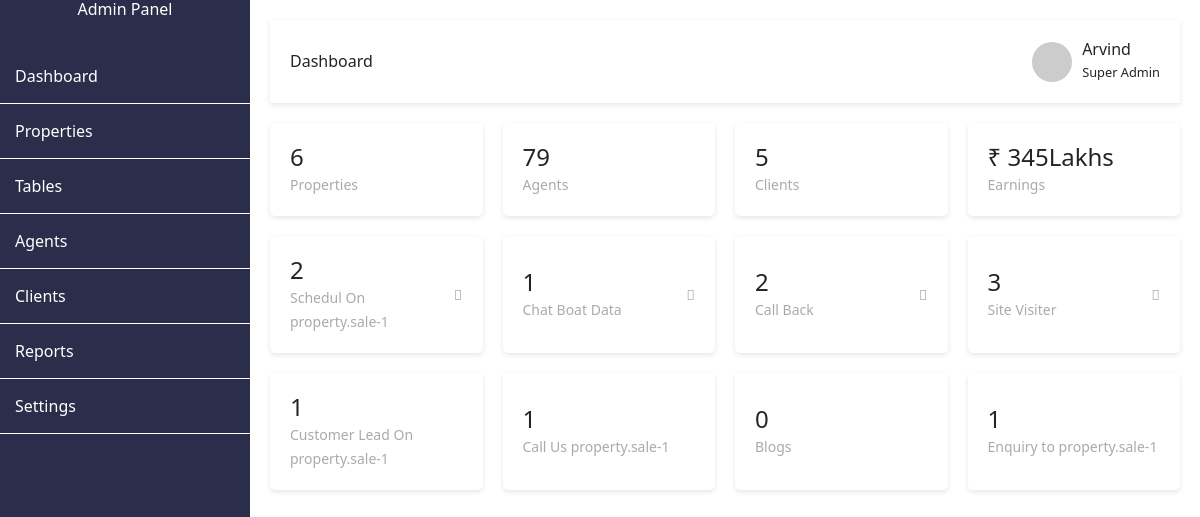
The app's page /administrator/dashboard/ (signed in) with its own data.
### myapp/models.py (models this page shows, shortened)
class schedulOn(models.Model):
    firstName =models.CharField(max_length=50,default='')
    lastName =models.CharField(max_length=50,default='')
    email =models.CharField(max_length=50,default='')
    country =models.CharField(max_length=50,default='')
    mobile =models.CharField(max_length=50,default='')
    schedule_data=models.CharField(max_length=30,default='')
    schedule_time=models.CharField(max_length=15,default='')
    projectName =models.CharField(max_length=50,default='')
    created_at=models.DateTimeField(auto_now=True,null=True)

class projectCallus(models.Model):
    name=models.CharField(max_length=50,blank=True,null=True)
    countryName=models.CharField(max_length=50,blank=True,null=True)
    countryCode=models.CharField(max_length=10,blank=True,null=True)
    city=models.CharField(max_length=50,blank=True,null=True)
    mobile=models.BigIntegerField(blank=True,null=True)
    projectName=models.CharField(max_length=200,blank=True,null=True)
    created_at=models.DateTimeField(auto_now=True,blank=True,null=True)

class projectEnquary(models.Model):
    firstName =models.CharField(max_length=50,default='')
    lastName =models.CharField(max_length=50,default='')
    email =models.CharField(max_length=50,default='')
    country =models.CharField(max_length=50,default='')
    cityName =models.CharField(max_length=50,default='')
    mobile =models.CharField(max_length=50,default='')
    projectName =models.CharField(max_length=50,default='')
    created_at=models.DateTimeField(auto_now=True,null=True)

### api/models.py (models this page shows, shortened)
class Project(models.Model):
    PROP_CHOICES = [
        ('Commercial', 'Commercial'),
        ('Residential', 'Residential'),
    ]
    PROP_STATUS=[
        ("Upcoming","Upcoming"),
        ("Pending","Pending"),
        ("New Launches","New Launches"),
        ("Other","Other")
    ]
    name = models.CharField(max_length=100)
    description = models.TextField(default="NA",null=True)
    picture = models.FileField(upload_to="projects/pictures/", blank=True, null=True)
    view = models.BigIntegerField(default=0)
    is_verified = models.BooleanField(default=False)
    is_for_rent = models.BooleanField(default=False)
    title = models.TextField(default="NA",null=True)
    location = models.ForeignKey(Location, related_name="location", on_delete=models.CASCADE)
    sub_area = models.CharField(max_length=50)
    property_type = models.CharField(max_length=100, choices=PROP_CHOICES, default='Commercial')
    category = models.CharField(max_length=50)
    sub_category = models.CharField(max_length=50)
    website = models.CharField(max_length=100)
    amenities = models.TextField(default="NA",null=True)
    nearby = models.TextField(default="NA",null=True)
    expiration_date = models.DateTimeField(null=True, blank=True)
    construction_status = models.BooleanField(default=False)
    status = models.CharField(max_length=50,choices=PROP_STATUS,default="Complete")
    furnished = models.TextField(default="NA",null=True)
    security_deposit = models.BigIntegerField(default=0)
    rent_property = models.TextField(default="NA",null=True)
    rent_escalation_period = models.TextField(default="NA",null=True)
    rent_priority_comment = models.TextField(default="NA",null=True)
    size = models.BigIntegerField(default=0)
    carpet_area = models.BigIntegerField(default=0)
    type = models.TextField(default="NA",null=True)
    builder = models.TextField(default="NA",null=True)
    floor = models.IntegerField(default=0)
    total_floor = models.IntegerField(default=0)
    facing = models.TextField(default="NA",null=True)
    possession_type = models.TextField(default="NA",null=True)
    is_rented = models.BooleanField(default=False)
    rent = models.CharField(max_length=50, default="NA",null=True)
    cost = models.BigIntegerField(default=0)
    extra_charge = models.BigIntegerField(default=0)
    lease_time = models.CharField(max_length=20, default="NA",null=True)
    lease_completed = models.BooleanField(default=False)
    lease_balance = models.BigIntegerField(default=0)
    rent_escalation = models.TextField(default="NA",null=True)
    rent_to = models.CharField(max_length=50, default="NA",null=True)
    maintenance = models.CharField(max_length=50, default="NA",null=True)
    registry = models.CharField(max_length=100, default="NA",null=True)
    transfer_charge = models.BigIntegerField(default=0)
    gst = models.BigIntegerField(default=0)
    profit_sharing = models.BigIntegerField(default=0)
    roi = models.TextField(default="NA",null=True)
    profile_pic = models.ImageField(upload_to="projects/profile_pic/", blank=True, null=True)
    shop_for = models.TextField(default="NA",null=True)
    posted_by = models.TextField(default="NA",null=True)
    possession_status = models.BooleanField(default=False)
    possession_date = models.DateTimeField(null=True, blank=True)
    is_corner_plot = models.BooleanField(default=False)
    hidden_notes = models.FileField(upload_to="projects/hidden_notes", blank=True, null=True)
    lock_in = models.TextField(default="NA",null=True)
    power_breakup_rate = models.CharField(max_length=50, default="NA",null=True)
    road_size = models.CharField(max_length=100, default="NA")
    publisher = models.ForeignKey(Publisher, related_name='publisher', on_delete=models.CASCADE)
    meta_desc = models.TextField(default="NA",null=True)
    meta_key = models.CharField(max_length=200, default="NA",null=True)
    is_distress = models.BooleanField(default=False)
    reason_distress = models.CharField(max_length=100, default="NA",null=True)
    cost_distress = models.CharField(max_length=50, default="NA",null=True)
    recommended = models.BooleanField(default=False)
    plot_size = models.CharField(max_length=50, default="NA",null=True)
    construction_age = models.CharField(max_length=200, default="NA",null=True)
    code = models.CharField(max_length=50, default="NA",null=True)
    listing_date = models.DateTimeField(null=True, blank=True)
    slug = models.SlugField(max_length=200, default="NA",null=True)

### myapp/views.py (the view)
# urls.py: path('administrator/dashboard/', views.administrator_dashboard, name='administrator_dashboard'),
@login_required
def administrator_dashboard(request):
    full_url = request.build_absolute_uri()
    last_url_word = full_url.rstrip('/').split('/')[-1]
    project_field_names = [field.name for field in Project._meta.get_fields() if not field.many_to_one]
    projects_data = Project.objects.all().values(*project_field_names)
    projects_df=pd.DataFrame(list(projects_data))
    schedulOn_field_names = [field.name for field in schedulOn._meta.get_fields() if not field.many_to_one]
    schedulOn_data = schedulOn.objects.all().values(*schedulOn_field_names)
    schedulOn_df = pd.DataFrame(list(schedulOn_data))
    schedulOn_group_df = schedulOn_df.groupby('projectName').size().reset_index(name='Count')
    customerLead_field_name=[field.name for field in customerLead._meta.get_fields() if not field.many_to_one]
    customerLead_data=customerLead.objects.all().values(*customerLead_field_name)
    customerLead_df=pd.DataFrame(list(customerLead_data))
    customerLead_group_df = customerLead_df.groupby('project').size().reset_index(name='Counts')
    customerLead_group_df['project'] = customerLead_group_df['project'].astype(int)
    customerLead_group_df = pd.merge(customerLead_group_df[["project", "Counts"]], projects_df[['id', 'name']], left_on='project', right_on='id', how='left')
    customerLead_group_df['project'] = customerLead_group_df['name']
    customerLead_group_df.drop(columns=['name', 'id'], inplace=True)
    projectCallus_field_names = [field.name for field in projectCallus._meta.get_fields() if not field.many_to_one]
    projectCallus_data=projectCallus.objects.all().values(*projectCallus_field_names)
    projectCallus_df=pd.DataFrame(list(projectCallus_data))
    projectCallus_group_df = projectCallus_df.groupby('projectName').count().reset_index()
    projectCallus_group_df = projectCallus_df.groupby('projectName').size().reset_index(name='Count')
    projectEnquary_field_name=[field.name for field in projectEnquary._meta.get_fields() if not field.many_to_one]
    projectEnquary_data=projectEnquary.objects.all().values(*projectEnquary_field_name)
    projectEnquary_df=pd.DataFrame(list(projectEnquary_data))
    projectEnquary_group_df=projectEnquary_df.groupby("projectName").size().reset_index()
    context={
        "last_url_word":last_url_word,
        "property_count":projects_df["id"].count(),
        "cust_count":customer.objects.all().count(),
        "earning":projectTable.objects.aggregate(total_price=Sum('price'))['total_price'],
        "schedulOn_group_df":schedulOn_group_df,
        "chatboatData_count":chatboatData.objects.all().count(),
        "Callback_count":Callback.objects.all().count(),
        "sitevisiter_count":sitevisiter.objects.all().count(),
        'customerLead_group_df':customerLead_group_df,
        "projectCallus_group_df":projectCallus_group_df,
        "blogs_count":blog.objects.all().count(),
        "projectEnquary_group_df":projectEnquary_group_df,
    }
    return render(request, 'administrator/dashboard.html',context)

### templates/administrator/dashboard.html (shortened to what this page needs)
{% extends 'administrator/base.html' %}
{% block content %}
{% load static %}
<div class="cards">
    <div class="card-single">
        <div>
            <h1>{{property_count}}</h1>
            <span>Properties</span>
        </div>
    </div>
    <div class="card-single">
        <div>
            <h1>79</h1>
            <span>Agents</span>
        </div>
    </div>
    <div class="card-single">
        <div>
            <h1>{{cust_count}}</h1>
            <span>Clients</span>
        </div>
    </div>
    <div class="card-single">
        <div>
            <h1>&#8377; {{earning}}Lakhs</h1>
            <span>Earnings</span>
        </div>
    </div>
    {% for project in schedulOn_group_df.values %}
    <div class="card-single">
        <div>
            <h1>{{project.1}}</h1>
            <span>Schedul On {{project.0}}</span>
        </div>
        <div>
            <span class="las">&#xf4fd;</span>
        </div>
    </div>
    {% endfor %}
    <div class="card-single">
        <div>
            <h1>{{chatboatData_count}}</h1>
            <span>Chat Boat Data</span>
        </div>
        <div>
            <span class="las">&#xf075;</span>
        </div>
    </div>
    <div class="card-single">
        <div>
            <h1>{{Callback_count}}</h1>
            <span>Call Back</span>
        </div>
        <div>
            <span class="las">&#xf2a0;</span>
        </div>
    </div>
    <div class="card-single">
        <div>
            <h1>{{sitevisiter_count}}</h1>
            <span>Site Visiter</span>
        </div>
        <div>
            <span class="las">&#xf2a8;</span>
        </div>
    </div>
    {% for project in customerLead_group_df.values %}
    <div class="card-single">
        <div>
            <h1>{{project.1}}</h1>
            <span>Customer Lead On {{project.0}}</span>
        </div>
    </div>
    {% endfor %}
    {% for project in projectCallus_group_df.values %}
    <div class="card-single">
        <div>
            <h1>{{project.1}}</h1>
            <span>Call Us {{project.0}}</span>
        </div>
    </div>
    {% endfor %}
    <div class="card-single">
        <div>
            <h1>{{blogs_count}}</h1>
            <span>Blogs</span>
        </div>
    </div>
    {% for project in projectEnquary_group_df.values %}
    <div class="card-single">
        <div>
            <h1>{{project.1}}</h1>
            <span>Enquiry to {{project.0}}</span>
        </div>
    </div>
    {% endfor %}
</div>{% endblock content %}

### templates/administrator/base.html (shortened to what this page needs)
{% load static %}
<!DOCTYPE html>
<html lang="en">
<head>
    <link rel="stylesheet" href="{% static 'administrator.css' %}">
    <link href="{% static '../static/css/bootstrap.min.css' %}" rel="stylesheet">
    <link rel="stylesheet" href="https://cdnjs.cloudflare.com/ajax/libs/line-awesome/1.3.0/line-awesome/css/line-awesome.min.css">
</head>
<body onload="insert_brows_history()">
    <div class="sidebar">
        <h2>Admin Panel</h2>
        <ul>
            <li class="{{dashboard}}"><a href="{% url 'administrator' %}" >Dashboard</a></li>
            <li class="{{Properties}}"><a href="{% url 'properties' %}">Properties</a></li>
            <li class="{{Agents}}"><a href="{% url 'tables' %}">Tables</a></li>
            <li class="{{Agents}}"><a href="#">Agents</a></li>
            <li class="{{Clients}}"><a href="#">Clients</a></li>
            <li class="{{Reports}}"><a href="#">Reports</a></li>
            <li class="{{Settings}}"><a href="#">Settings</a></li>
        </ul>
    </div>
    <div class="main-content">
        <header>
            <h1>Dashboard</h1>
            <div class="user-wrapper">
                <img src="https://via.placeholder.com/40" alt="Admin">
                <div>
                    <h4>{{ user.username }}</h4>
                    <small>Super Admin</small>
                </div>
            </div>
        </header>
        <main>
            {% block content %}
            {% endblock content%}
        </main>
    </div>
    <script src="https://cdn.tailwindcss.com"></script>
</body>
</html>

### static/administrator.css (style rules this page uses)
body { background-color: #f8f9fa; }
body { font-family: 'Arial', sans-serif; background: #f4f4f9; margin: 0; padding: 0; display: flex; }
.sidebar { width: 250px; background: #2b2e4a; color: #fff; height: 100vh; position: fixed; }
.sidebar h2 { text-align: center; margin-bottom: 30px; }
.sidebar ul { list-style: none; padding: 0; }
.sidebar ul li { padding: 15px; border-bottom: 1px solid #fff; }
.sidebar ul li a { color: #fff; text-decoration: none; display: block; }
.main-content { margin-left: 250px; padding: 20px; width: calc(100% - 250px); }
header { display: flex; justify-content: space-between; align-items: center; background: #fff; padding: 20px; box-shadow: 0 2px 5px rgba(0, 0, 0, 0.1); }
header h1 { margin: 0; }
.user-wrapper { display: flex; align-items: center; }
.user-wrapper img { border-radius: 50%; margin-right: 10px; }
.cards { display: grid; grid-template-columns: repeat(4, 1fr); gap: 20px; margin-top: 20px; }
.card-single { background: #fff; padding: 20px; display: flex; justify-content: space-between; align-items: center; box-shadow: 0 2px 5px rgba(0, 0, 0, 0.1); border-radius: 5px; }
.card-single h1 { margin: 0; font-size: 24px; }
.card-single span { color: #aaa; font-size: 14px; }

### records on screen
schedulOn: projectName "property.sale-1"
Project: name "property.sale-1"
projectCallus: projectName "property.sale-1"
projectEnquary: projectName "property.sale-1"

### other values on screen
{{ user.username }} "Arvind"
{{ property_count }} "6"
{{ cust_count }} "5"
{{ earning }} "345"
{{ project.1 }} "2"
{{ chatboatData_count }} "1"
{{ Callback_count }} "2"
{{ sitevisiter_count }} "3"
{{ project.1 }} "1"
{{ blogs_count }} "0"
